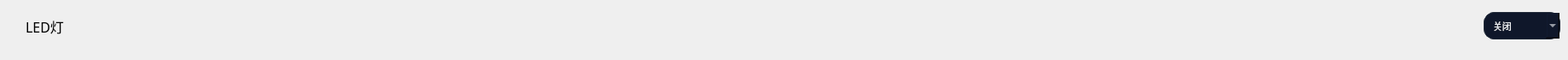
          <widget class="QWidget" name="widget_actuator_control_led" native="true">
           <property name="minimumSize">
            <size>
             <width>1840</width>
             <height>60</height>
            </size>
           </property>
           <property name="styleSheet">
            <string notr="true">#widget_actuator_control_led
{
    background-color: #0f172a;
    border: 1px solid #1f2937;
    border-radius: 18px;
}</string>
           </property>
           <widget class="QWidget" name="layoutWidget_3">
            <property name="geometry">
             <rect>
              <x>30</x>
              <y>0</y>
              <width>1801</width>
              <height>61</height>
             </rect>
            </property>
            <layout class="QHBoxLayout" name="h_layout_led">
             <item>
              <widget class="QLabel" name="label_text_led">
               <property name="font">
                <font>
                 <family>Noto Sans S Chinese Medium</family>
                 <pointsize>12</pointsize>
                </font>
               </property>
               <property name="text">
                <string>LED灯</string>
               </property>
              </widget>
             </item>
             <item>
              <spacer name="h_spacer_led">
               <property name="orientation">
                <enum>Qt::Horizontal</enum>
               </property>
               <property name="sizeHint" stdset="0">
                <size>
                 <width>40</width>
                 <height>20</height>
                </size>
               </property>
              </spacer>
             </item>
             <item>
              <widget class="QComboBox" name="combo_box_led_color">
               <property name="sizePolicy">
                <sizepolicy hsizetype="Fixed" vsizetype="Fixed">
                 <horstretch>0</horstretch>
                 <verstretch>0</verstretch>
                </sizepolicy>
               </property>
               <property name="minimumSize">
                <size>
                 <width>90</width>
                 <height>20</height>
                </size>
               </property>
               <property name="font">
                <font>
                 <family>Noto Sans S Chinese Medium</family>
                 <pointsize>8</pointsize>
                </font>
               </property>
               <property name="styleSheet">
                <string notr="true">QComboBox#combo_box_led_color
{
    color: #e5e7eb;
    background-color: #0f172a;
    border: 1px solid #1f2937;
    border-radius: 12px;
    padding: 6px 10px;
}</string>
               </property>
               <item>
                <property name="text">
                 <string>关闭</string>
                </property>
               </item>
               <item>
                <property name="text">
                 <string>白色</string>
                </property>
               </item>
               <item>
                <property name="text">
                 <string>红色</string>
                </property>
               </item>
               <item>
                <property name="text">
                 <string>橙色</string>
                </property>
               </item>
               <item>
                <property name="text">
                 <string>黄色</string>
                </property>
               </item>
               <item>
                <property name="text">
                 <string>绿色</string>
                </property>
               </item>
               <item>
                <property name="text">
                 <string>青色</string>
                </property>
               </item>
               <item>
                <property name="text">
                 <string>蓝色</string>
                </property>
               </item>
               <item>
                <property name="text">
                 <string>紫色</string>
                </property>
               </item>
              </widget>
             </item>
            </layout>
           </widget>
          </widget>
